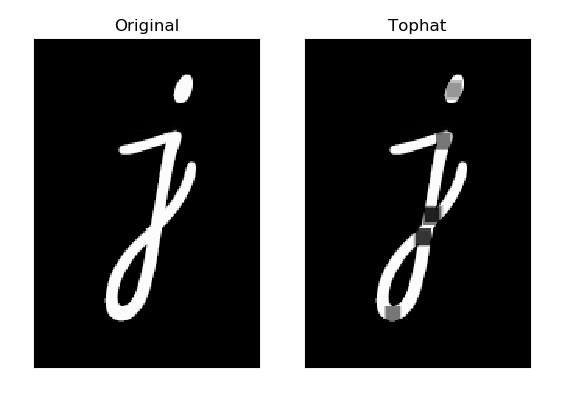

Write Python code to recreate this figure.

import cv2 
import numpy as np
from matplotlib import pyplot as plt

img = cv2.imread('j.png',0)
kernel = np.ones((9,9),np.uint8) 
tophat = cv2.morphologyEx(img, cv2.MORPH_TOPHAT, kernel)

img1 = cv2.cvtColor(img, cv2.COLOR_BGR2RGB)
img2 = cv2.cvtColor(tophat, cv2.COLOR_BGR2RGB)

plt.subplot(121),plt.imshow(img1),plt.title('Original') 
plt.xticks([]), plt.yticks([]) 
plt.subplot(122),plt.imshow(img2),plt.title('Tophat') 
plt.xticks([]), plt.yticks([]) 
plt.show()
